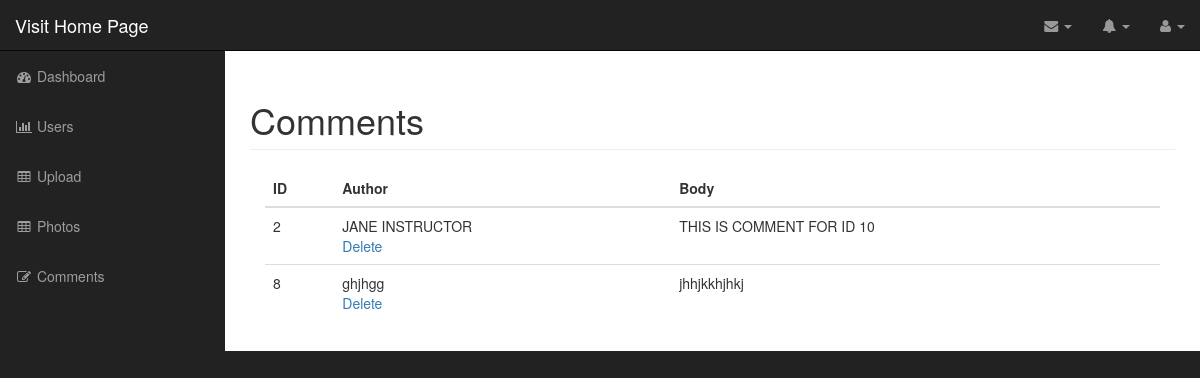
/admin/comments.php (signed in), run on the app's committed database.
### tables this page shows
CREATE TABLE `comments` (
  `id` int(11) NOT NULL,
  `photo_id` int(11) NOT NULL,
  `author` varchar(255) NOT NULL,
  `body` text NOT NULL
);

### admin/includes/database.php (called while the page is built, shortened)
<?php
class Database {
    public $db;
    function __construct(){
        $this->db = $this->open_db_connection();
    }
    public function open_db_connection() {
    $this->connection = new mysqli(DB_HOST,DB_USER,DB_PASSWORD,DB_NAME);
        return $this->connection;
    }
    public function query($sql) {
        $result = $this->db->query($sql);
        return $result;
    }
}
$database = new Database();
?>

### admin/includes/db_object.php (called while the page is built, shortened)
<?php
class Db_object {
    public static function find_all() {
        return static::find_by_query("SELECT * FROM " . static::$db_table . " ");
    }
    public static function find_by_query($sql) {
        global $database;
        $result_set = $database->query($sql);
        $the_object_array = array();
        while($row = mysqli_fetch_array($result_set)) {
            $the_object_array[] = static::instantation($row);
        }
        return $the_object_array;
    }
    public static function instantation($the_record) {
        $the_object = new $calling_class;
        foreach ($the_record as $the_attribute => $value) {
            if($the_object->has_the_attribute($the_attribute)) {
                $the_object->$the_attribute = $value;
            }
        }
        return $the_object;
    }
    private function has_the_attribute($the_attribute) {
        $object_properties = get_object_vars($this);
        return array_key_exists($the_attribute, $object_properties);
    }
}
?>

### admin/comments.php (the view, shortened to what this page needs)
<?php include("includes/header.php"); ?>
    <?php
        $comments = Comment::find_all();
    ?>
        <nav class="navbar navbar-inverse navbar-fixed-top" role="navigation">
            <?php include("includes/top_nav.php");?>
            <?php include("includes/side_nav.php"); ?>
        </nav>
        <div id="page-wrapper">
            <div class="container-fluid">
                <div class="row">
                    <div class="col-lg-12">
                        <h1 class="page-header">
                            Comments
                        </h1>
                        <div class="col-md-12">
                            <table class="table table-hover">
                                <thead>
                                    <tr>
                                        <th>ID</th>
                                        <th>Author</th>
                                        <th>Body</th>
                                    </tr>
                                </thead>
                                <tbody>
                                    <?php foreach ($comments as $comment) : ?>
                                    <tr>
                                    <td><?php echo $comment->id; ?></td>
                                        <td><?php echo $comment->author; ?>
                                        <div class="action_link">
                                            <a href="delete_comment.php?id=<?php echo $comment->id; ?>">Delete</a>
                                        </div>
                                        </td>
                                        <td><?php echo $comment->body; ?></td>
                                    </tr>
                                    <?php endforeach; ?>
                                </tbody>
                            </table>
                        </div>
                    </div>
                </div>
                </div>
            </div>
  <?php include("includes/footer.php"); ?>

### admin/css/sb-admin.css (style rules this page uses)
body { margin-top: 100px; background-color: #222; }
@media (min-width:768px) { body { margin-top: 50px; } }
#page-wrapper { width: 100%; padding: 0; background-color: #fff; }
@media (min-width:768px) { #page-wrapper { padding: 10px; } }

### data on the page
comments: id "2", author "JANE INSTRUCTOR", body "THIS IS COMMENT FOR ID 10"
comments: id "8", author "ghjhgg", body "jhhjkkhjhkj"
